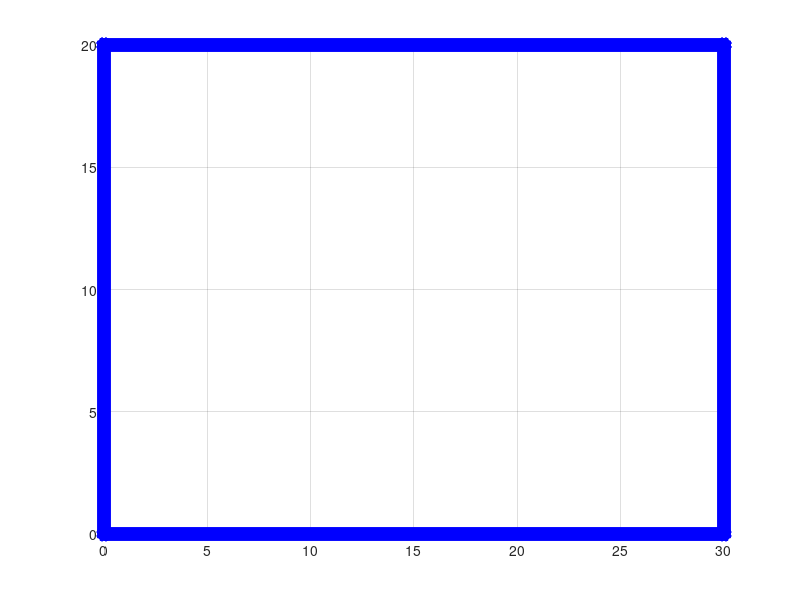

The MATLAB source for this figure: (Note: this script raises an error after producing the figure.)
close all
clear all
clc

%a = 100;
%poly = [0 0; a, 0; a, a; 0, a];
a = [0, 20];
b = [0, 0];
c = [30, 0];
d = [30, 20];
refCanPts = [a(1), b(1), c(1), d(1); a(2), b(2), c(2), d(2)];
poly = refCanPts';

figure

plot(poly(:,1), poly(:,2), 'b-*', 'linewidth', 10)
hold on
plot([poly(1,1), poly(end,1)], [poly(1,2), poly(end,2)], 'b-*', 'linewidth', 10)
grid on

numPoly = length(poly);

polyh = poly;
% This is just to help compute the line segment angles
polyh(numPoly+1,:) = poly(1,:);

segment_unit_vector = zeros(numPoly,2);
segment_origin_vector = zeros(numPoly,2);

for i = 1:numPoly
    segment_origin_vector(i,:) = polyh(i,:);
    l = polyh(i+1,:) - polyh(i,:);
    segment_unit_vector(i,:) = l ./ sqrt(l(1)^2 + l(2)^2);
end
%%
numSegments = size(segment_unit_vector,1);
%%
% M vector represents the mouse location
[Mi, Mj] = getpts();
%%
tstart = tic;
% numSimulations = 10000;
% for iSim = 1:numSimulations
    angles = 0:3:180;
    intersections = zeros(length(angles),2); % Every angle will have an intersection since the shape is convex
    intersectionsOp = zeros(length(angles),2); % Every angle will have an intersection since the shape is convex

    Mv = [Mi, Mj];
    %Mv = randi([1,a-1], 1,2);
    mhdr = 0; % Mouse heading direction

    for iAngle = 1:length(angles)
        Rv = [cosd(angles(iAngle)-mhdr), sind(angles(iAngle)-mhdr)];
        R = ones(numSegments,1)*1e15;
        for iSegment = 1:numSegments

            lv = segment_unit_vector(iSegment,:);

            alpha = lv*Rv';
            if alpha == 1
                % Skip since the line segment is parallel
                continue
            end
            av = segment_origin_vector(iSegment,:);

            % If alpha^2 == 1, we have a problem!
            R(iSegment) = (Mv - av)*(Rv - alpha*lv)' / (alpha^2 - 1);
        end

        % Sort the distance and find the smallest one that is postive-valued
        [sortedR, Ri] = sort(R);
        k = find(sortedR >= 0, 1, 'first');
        bestR = R(Ri(k));
        intersections(iAngle,:) = Mv + bestR*Rv;
        
        % Find the smallest negative one
        kk = find(sortedR < 0, 1, 'last');
        bestRop = R(Ri(kk));
        intersectionsOp(iAngle,:) = Mv + bestRop*Rv;
    end

    for i = 1:size(intersections,1)
       plot([Mv(1), intersections(i,1)], [Mv(2), intersections(i,2)], 'k-*')
       plot([Mv(1), intersectionsOp(i,1)], [Mv(2), intersectionsOp(i,2)], 'r-*')
    end
    %Plot the heading direction
    Rv = [cosd(mhdr), sind(mhdr)];
    b = 20;
    plot([Mv(1), Mv(1) + b*Rv(1)], [Mv(2), Mv(2) + b*Rv(2)], 'm-', 'linewidth', 5)
%end
axis equal
%axis square
% telapsed = toc(tstart);
% fprintf('Computation time for %d simulations: %f secs\n', numSimulations, telapsed)

